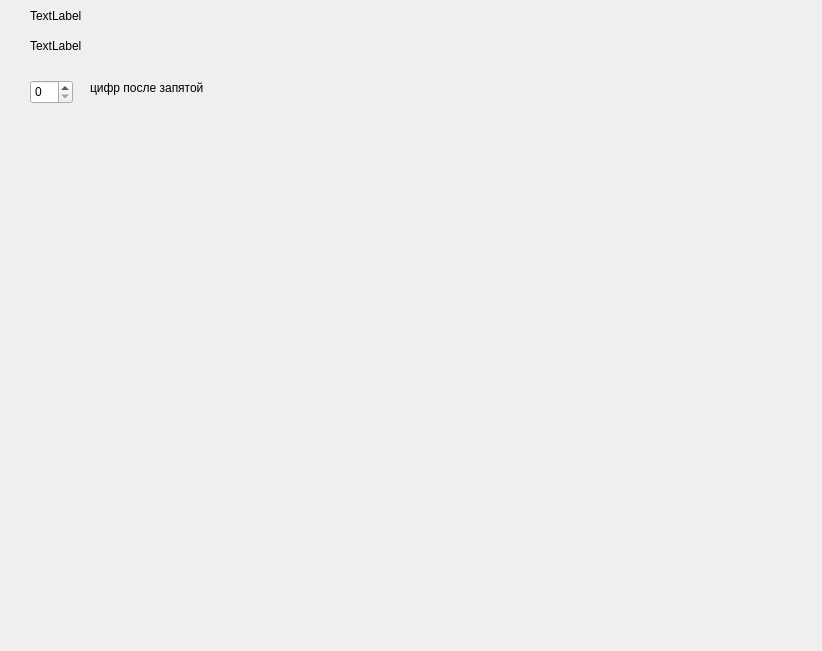
<?xml version="1.0" encoding="UTF-8"?>
<ui version="4.0">
 <class>Form</class>
 <widget class="QWidget" name="Form">
  <property name="geometry">
   <rect>
    <x>0</x>
    <y>0</y>
    <width>822</width>
    <height>651</height>
   </rect>
  </property>
  <property name="windowTitle">
   <string>Neural_net_Form_2</string>
  </property>
  <widget class="QLabel" name="label">
   <property name="geometry">
    <rect>
     <x>30</x>
     <y>0</y>
     <width>621</width>
     <height>31</height>
    </rect>
   </property>
   <property name="sizePolicy">
    <sizepolicy hsizetype="MinimumExpanding" vsizetype="MinimumExpanding">
     <horstretch>3</horstretch>
     <verstretch>3</verstretch>
    </sizepolicy>
   </property>
   <property name="text">
    <string>TextLabel</string>
   </property>
  </widget>
  <widget class="QLabel" name="label_2">
   <property name="geometry">
    <rect>
     <x>30</x>
     <y>30</y>
     <width>541</width>
     <height>31</height>
    </rect>
   </property>
   <property name="text">
    <string>TextLabel</string>
   </property>
  </widget>
  <widget class="QSpinBox" name="spinBox">
   <property name="geometry">
    <rect>
     <x>30</x>
     <y>80</y>
     <width>43</width>
     <height>24</height>
    </rect>
   </property>
  </widget>
  <widget class="QLabel" name="label_3">
   <property name="geometry">
    <rect>
     <x>90</x>
     <y>80</y>
     <width>331</width>
     <height>16</height>
    </rect>
   </property>
   <property name="text">
    <string>&lt;html&gt;&lt;head/&gt;&lt;body&gt;&lt;p&gt;цифр после запятой&lt;/p&gt;&lt;/body&gt;&lt;/html&gt;</string>
   </property>
  </widget>
 </widget>
 <resources/>
 <connections/>
</ui>
